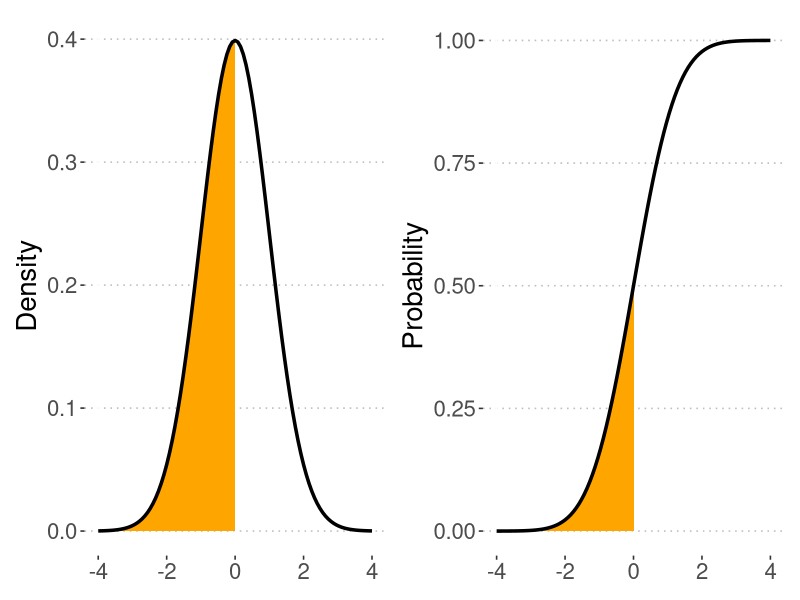
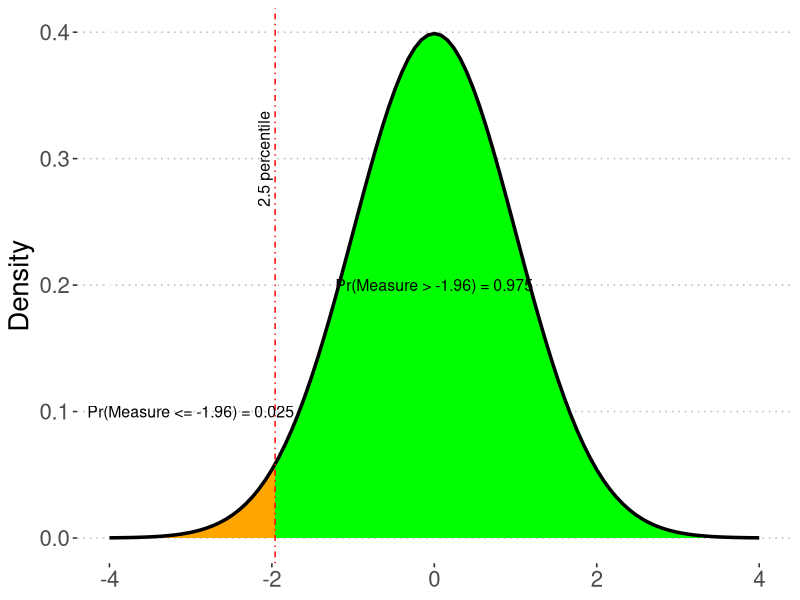
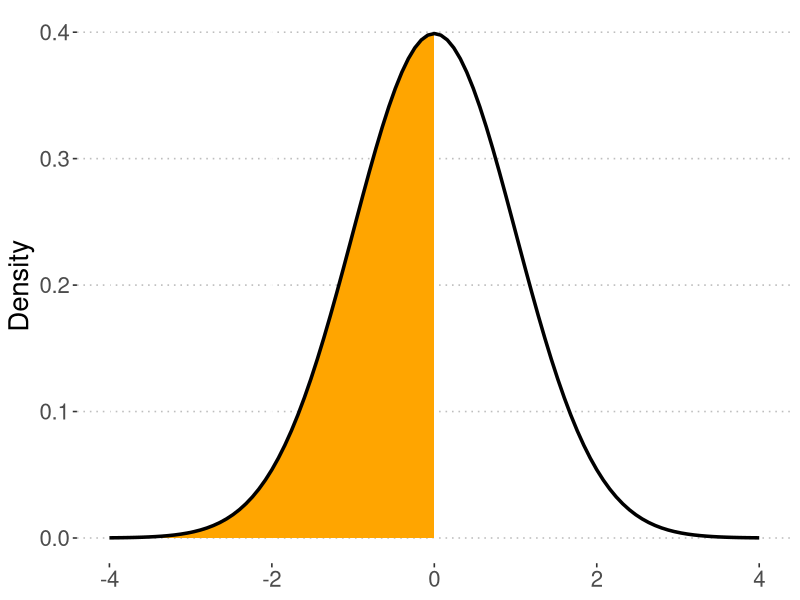
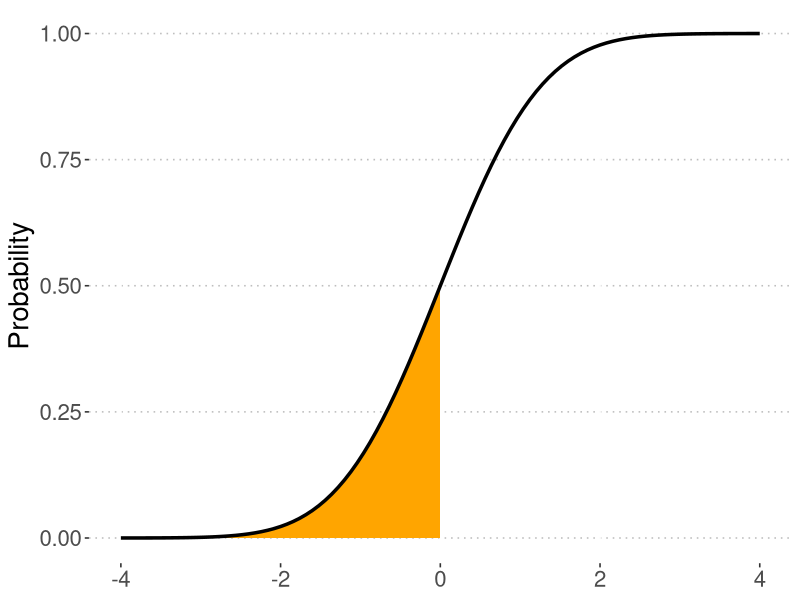
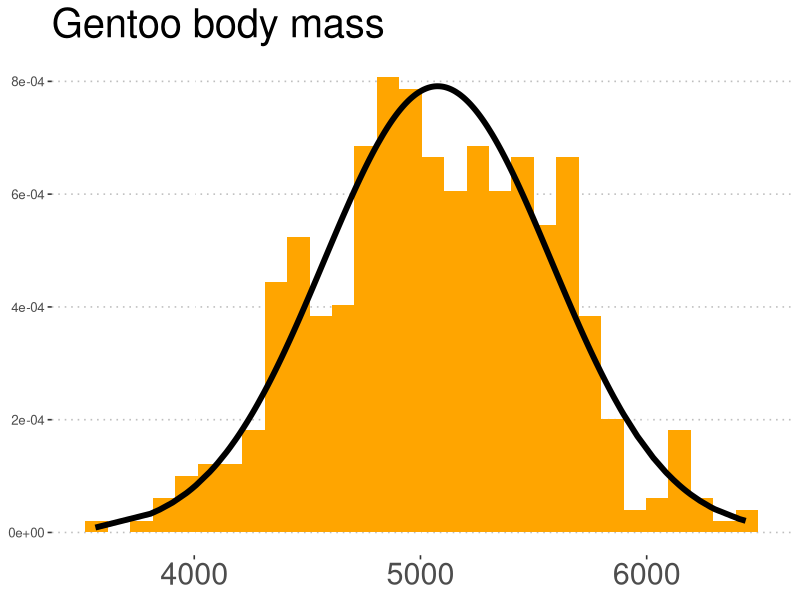
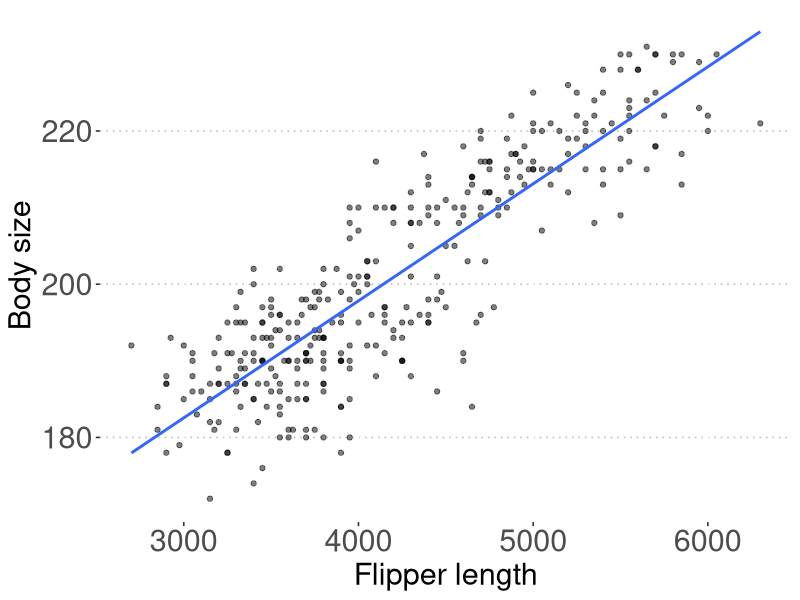
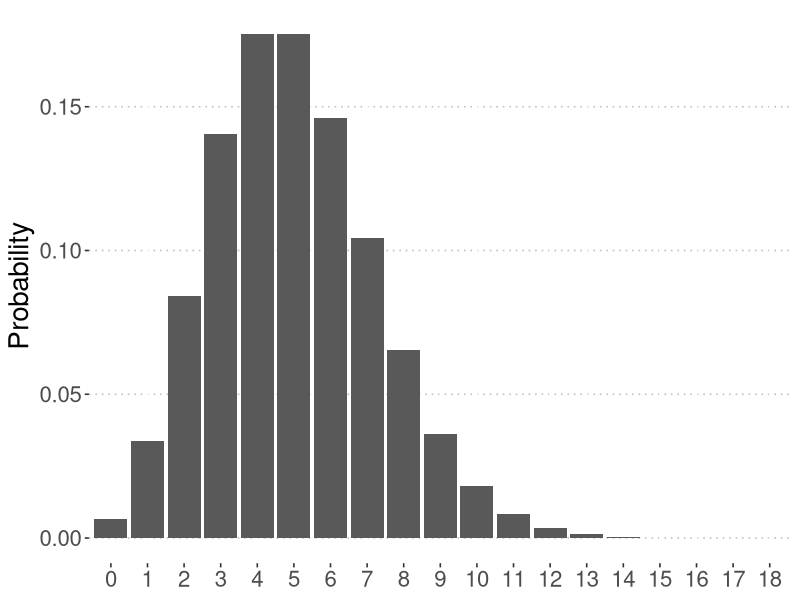
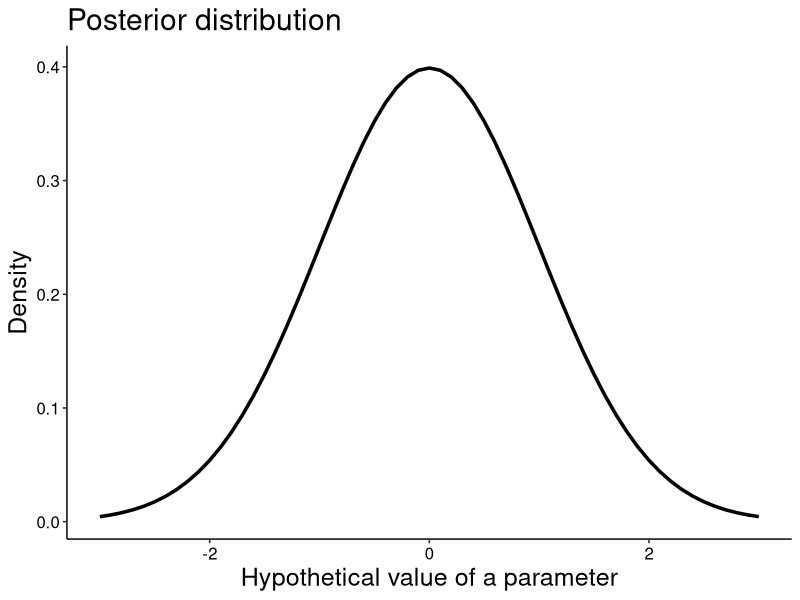

Reproduce these figures in R, in order.
## ---- chunk 1
library(ggplot2)
library(ggpubr)
library(patchwork)
library(palmerpenguins)
## ---- chunk 2
#| fig-pos: "b"
pdf_plot <- ggplot(data.frame(x = c(-4, 4)), aes(x)) +
  stat_function(fun = dnorm, xlim = c(-4, 0), geom = "area", fill = "orange") +
  stat_function(fun = dnorm, lwd = 1.2) + 
  ylab("Density") + xlab(NULL) +
  theme_pubclean() +
  theme(text = element_text(size = 20))

cdf_plot <- ggplot(data.frame(x = c(-4, 4)), aes(x)) +
  stat_function(fun = pnorm, xlim = c(-4, 0), geom = "area", fill = "orange") +
  stat_function(fun = pnorm, lwd = 1.2) + 
  ylab("Probability") + xlab(NULL) +
  theme_pubclean() +
  theme(text = element_text(size = 20))

pdf_plot | cdf_plot

## ---- chunk 3
#| fig-pos: "b"
qnt_plot <- ggplot(data.frame(x = c(-4, 4)), aes(x)) +
  stat_function(fun = dnorm, xlim = c(-4, -1.96), geom = "area", fill = "orange") +
  stat_function(fun = dnorm, xlim = c(-1.96, 4), geom = "area", fill = "green") +
  stat_function(fun = dnorm, lwd = 1.2) + 
  geom_vline(xintercept = -1.96, col = "red", lty = "dotdash") +
  annotate(geom = "text", x = -2.1, y = 0.3, label = "2.5 percentile", col = "black", angle = 90, size = 4) +
  annotate(geom = "text", x = 0, y = 0.2, label = "Pr(Measure > -1.96) = 0.975", col = "black", size = 4) +
  annotate(geom = "text", x = -3, y = 0.1, label = "Pr(Measure <= -1.96) = 0.025", col = "black", size = 4) +
  ylab("Density") + xlab(NULL) +
  theme_pubclean() +
  theme(text = element_text(size = 20))


qnt_plot
## ---- chunk 4
#| fig-pos: "b"
pdf_plot
cdf_plot
## ---- chunk 5
data("penguins")

penguins <- as.data.frame(penguins)

PinguMeanBodyMass <- mean(penguins$body_mass_g[penguins$species == "Gentoo"], na.rm = T)

PinguSdBodyMass <- sd(penguins$body_mass_g[penguins$species == "Gentoo"], na.rm = T)

set.seed(10)
PinguBodyMass <- rnorm(500, mean = PinguMeanBodyMass, sd = PinguSdBodyMass) 

PinguBodyMass <- data.frame(ID = seq_along(PinguBodyMass), BodyMass = PinguBodyMass)

PinguBodyMass$BodyMassDens <- with(PinguBodyMass, dnorm(BodyMass, mean = PinguMeanBodyMass, sd = PinguSdBodyMass))

knitr::kable(PinguBodyMass[1:8, c(1, 2)])
## ---- chunk 6
#| fig-pos: "b"
#| fig-width: 14

ggplot(PinguBodyMass, aes(x = BodyMass)) +
  geom_histogram(fill = "orange", aes(y = ..density..)) +  
  geom_line(aes(x = BodyMass, y = BodyMassDens), col = "black", lwd = 2) +
  ggtitle("Gentoo body mass") +
  ylab(NULL) + xlab(NULL) +
  theme_pubclean() +
  theme(title = element_text(size = 24), axis.title.x = element_text(size = 22),
        axis.text.x.bottom = element_text(size = 22))
## ---- chunk 7
ggplot(penguins, aes(x = body_mass_g, y = flipper_length_mm)) +
  geom_point(alpha = .5, col = "black", fill = "lightgrey") +
  geom_smooth(method = "lm", formula = y ~ x, se = F) +
  xlab("Flipper length") + ylab("Body size") +
  theme_pubclean() +
  theme(title = element_text(size = 24), axis.title = element_text(size = 22),
        axis.text = element_text(size = 22))
## ---- chunk 8
Poisson_mass <- dpois(seq(from = 0, to = 30), lambda = 5)

ggplot(data = data.frame(Proba = Poisson_mass[1:19], Outcome = as.factor(seq(from = 0, to = 18))),
       aes(x = Outcome, y = Proba)) +
  geom_col() +
  ylab("Probability") + xlab(NULL) +
  theme_pubclean() +
  theme(text = element_text(size = 20))
## ---- chunk 9
Gaussian_mass <- dnorm(seq(-3, 3, .1))
Seq_vals <- seq(-3, 3, .1)

Gaussian_df <- data.frame(Gs_mass = Gaussian_mass,  
                          Seq_vals = Seq_vals)

ggplot(Gaussian_df,
       aes(x = Seq_vals, y = Gs_mass)) +
  geom_line(lwd = 1.2) +
  ggtitle("Posterior distribution") +
  ylab("Density") +
  xlab("Hypothetical value of a parameter") +
  theme_pubr() +
  theme(title = element_text(size = 18))
## ---- chunk 10
#| fig-pos: "b"
Gaussian_mass_log <- dnorm(Seq_vals, log = TRUE)

Gaussian_df$Gs_mass_log <- Gaussian_mass_log

Gs_plot <- ggplot(Gaussian_df, aes(x = Seq_vals, y = Gs_mass)) +
  geom_line(lwd = 1.2) +
  ggtitle("Gaussian") +
  theme_void() +
  theme(title = element_text(size = 20))

Gs_log_plot <- ggplot(Gaussian_df, aes(x = Seq_vals, y = Gs_mass_log)) +
  geom_line(lwd = 1.2) +
  ggtitle("log Gaussian") +
  theme_void() +
  theme(title = element_text(size = 20))

Gs_plot | Gs_log_plot
